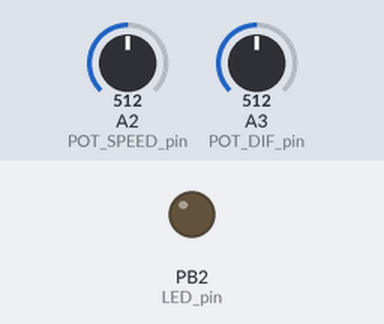
The sketch below on a simulated ATtiny85, built with avr-gcc and run on an emulated ATtiny85. On the bench: output pins drawn as LEDs (lit = HIGH). The test bench sets the inputs (shaded band); at power-on: A2 (POT_SPEED_pin) = 512, A3 (POT_DIF_pin) = 512. Pins used as bus, display or sensor lines are not drawn.

Above: at 1.2 s.
1.3 s: A2 (POT_SPEED_pin) set to 716
At 3.4 s:
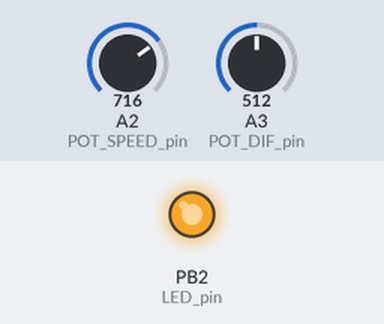
Timing chart, 0 to 4.9 s (numbered marks = the images above; inputs shaded):
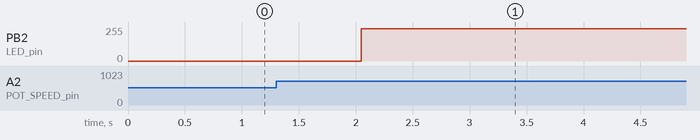

The sketch:

YF_201_ARDUINO_ATTINY85.ino
```cpp
// YF-S201 emulator
//
// ATtinyCore
// ATtiny85
// 16MHz PLL

#include <avr/io.h>
#include <avr/interrupt.h>

// ATtiny85 pinout
// VCC 5V:                  Pin 8
// GND:                     Pin 4
// RESET:                   Pin 1

#define POT_DIF_pin A3   // Pin 2
#define POT_SPEED_pin A2 // Pin 3
#define OUT_COLD_pin 0   // Pin 5
#define OUT_HOT_pin 1    // Pin 6
#define LED_pin 2        // Pin 7

#define FLOW_MAX_HZ 65  // Hertz (8l/min: 65.5Hz)

#define TIMER1_RECALL 131  // 1ms (1000Hz)

unsigned int dif_adc = 0;
unsigned int speed_adc = 0;

int freq_COLD = 0;
int freq_HOT = 0;

volatile bool LED_state = false;

uint32_t LED_millis = 0;

int timer1_cold_cnt = 0;
volatile int timer1_cold_hz = 0;

int timer1_hot_cnt = 0;
volatile int timer1_hot_hz = 0;

volatile bool OUT_COLD_enable = false;
volatile bool OUT_HOT_enable = false;

bool enable_flag = false;

void initTimerCounter1(void);

void setup() {
  // put your setup code here, to run once:

  pinMode(POT_DIF_pin, INPUT);
  pinMode(POT_SPEED_pin, INPUT);

  pinMode(OUT_COLD_pin, OUTPUT);
  pinMode(OUT_HOT_pin, OUTPUT);
  pinMode(LED_pin, OUTPUT);

  initTimerCounter1();
}

void loop() {
  // put your main code here, to run repeatedly:

  if ((millis() - LED_millis) >= 2000) {
    LED_millis = millis();

    LED_state = 1; // !LED_state;
  }

  dif_adc = 0;
  speed_adc = 0;

  for (byte i = 0; i < 5; i++) {
    dif_adc += analogRead(POT_DIF_pin);
    speed_adc += analogRead(POT_SPEED_pin);
  }

  dif_adc /= 5;
  speed_adc /= 5;

  int dif_cold = 1023 - dif_adc;

  timer1_cold_hz = calc_flow(FLOW_MAX_HZ, speed_adc, dif_cold);

  OUT_COLD_enable = enable_flag;

  int dif_hot = dif_adc;

  timer1_hot_hz = calc_flow(FLOW_MAX_HZ, speed_adc, dif_hot);

  OUT_HOT_enable = enable_flag;
}

int calc_flow(int flow_max, int speed, int dif) {
  float calc1 = flow_max;  // load max freq for cold flow
  calc1 /= 1024;           // convert max freq to adc scale
  calc1 *= speed;          // convert pot position to freq

  int freq = calc1;  // set cold freq

  calc1 = dif;  // load pot position

  calc1 /= 1024;  // convert pot position to flow proportion

  calc1 *= freq;  // convert flow base to flow

  freq = calc1;  // set final freq_COLD value

  if (freq > 0) {
    calc1 = 1000;  // load 1s base

    calc1 /= freq;  // convert freq to ms

    enable_flag = true;

  } else {
    enable_flag = false;
  }

  return calc1;  // return cold freq proportional
}

void initTimerCounter1(void) {
  GTCCR = _BV(PSR1);    // Prescaler Reset Timer/Counter1
  TIMSK |= _BV(TOIE1);  // Add interrupt on Timer/Counter1 Overflow

  TCCR1 = _BV(CS13);  // Prescale: PCK/64 [16Mhz]
  // TCCR1 = _BV(CS12) | _BV(CS11) | _BV(CS10);  // Prescale: PCK/32 [8MHz]
  TCNT1 = TIMER1_RECALL;                      // Set the timer

  sei();
}

// 1ms
ISR(TIM1_OVF_vect) {
  TCNT1 = TIMER1_RECALL;  // Set the timer

  digitalWrite(LED_pin, LOW);  //turn the LED on
  delayMicroseconds(100);
  digitalWrite(LED_pin, LED_state);  //turn the LED off

  timer1_cold_cnt++;

  if (timer1_cold_cnt >= timer1_cold_hz) {
    timer1_cold_cnt = 0;

    digitalWrite(OUT_COLD_pin, OUT_COLD_enable);
    delayMicroseconds(100);
    digitalWrite(OUT_COLD_pin, LOW);
  }

  timer1_hot_cnt++;

  if (timer1_hot_cnt >= timer1_hot_hz) {
    timer1_hot_cnt = 0;

    digitalWrite(OUT_HOT_pin, OUT_HOT_enable);
    delayMicroseconds(100);
    digitalWrite(OUT_HOT_pin, LOW);
  }
}
```
